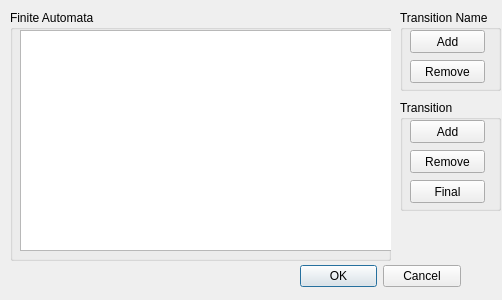
<?xml version="1.0" encoding="UTF-8"?>
<ui version="4.0">
 <class>NewFA</class>
 <widget class="QDialog" name="NewFA">
  <property name="geometry">
   <rect>
    <x>0</x>
    <y>0</y>
    <width>502</width>
    <height>300</height>
   </rect>
  </property>
  <property name="windowTitle">
   <string>Dialog</string>
  </property>
  <widget class="QDialogButtonBox" name="buttonBox">
   <property name="geometry">
    <rect>
     <x>300</x>
     <y>260</y>
     <width>161</width>
     <height>32</height>
    </rect>
   </property>
   <property name="orientation">
    <enum>Qt::Horizontal</enum>
   </property>
   <property name="standardButtons">
    <set>QDialogButtonBox::Cancel|QDialogButtonBox::Ok</set>
   </property>
  </widget>
  <widget class="QGroupBox" name="groupBox">
   <property name="geometry">
    <rect>
     <x>10</x>
     <y>10</y>
     <width>381</width>
     <height>251</height>
    </rect>
   </property>
   <property name="title">
    <string>Finite Automata</string>
   </property>
   <widget class="QTableView" name="table_fa">
    <property name="geometry">
     <rect>
      <x>10</x>
      <y>20</y>
      <width>381</width>
      <height>221</height>
     </rect>
    </property>
    <attribute name="horizontalHeaderDefaultSectionSize">
     <number>0</number>
    </attribute>
    <attribute name="horizontalHeaderMinimumSectionSize">
     <number>50</number>
    </attribute>
    <attribute name="verticalHeaderDefaultSectionSize">
     <number>0</number>
    </attribute>
   </widget>
  </widget>
  <widget class="QGroupBox" name="gr_box_trans">
   <property name="geometry">
    <rect>
     <x>400</x>
     <y>100</y>
     <width>101</width>
     <height>111</height>
    </rect>
   </property>
   <property name="title">
    <string>Transition</string>
   </property>
   <widget class="QPushButton" name="btn_add_trans">
    <property name="geometry">
     <rect>
      <x>10</x>
      <y>20</y>
      <width>75</width>
      <height>23</height>
     </rect>
    </property>
    <property name="text">
     <string>Add</string>
    </property>
   </widget>
   <widget class="QPushButton" name="btn_rem_trans">
    <property name="geometry">
     <rect>
      <x>10</x>
      <y>50</y>
      <width>75</width>
      <height>23</height>
     </rect>
    </property>
    <property name="text">
     <string>Remove</string>
    </property>
   </widget>
   <widget class="QPushButton" name="btn_set_final">
    <property name="geometry">
     <rect>
      <x>10</x>
      <y>80</y>
      <width>75</width>
      <height>23</height>
     </rect>
    </property>
    <property name="text">
     <string>Final</string>
    </property>
   </widget>
  </widget>
  <widget class="QGroupBox" name="gr_box_trans_name">
   <property name="geometry">
    <rect>
     <x>400</x>
     <y>10</y>
     <width>101</width>
     <height>81</height>
    </rect>
   </property>
   <property name="title">
    <string>Transition Name</string>
   </property>
   <widget class="QPushButton" name="btn_add_trans_name">
    <property name="geometry">
     <rect>
      <x>10</x>
      <y>20</y>
      <width>75</width>
      <height>23</height>
     </rect>
    </property>
    <property name="text">
     <string>Add</string>
    </property>
   </widget>
   <widget class="QPushButton" name="btn_rem_trans_name">
    <property name="geometry">
     <rect>
      <x>10</x>
      <y>50</y>
      <width>75</width>
      <height>23</height>
     </rect>
    </property>
    <property name="text">
     <string>Remove</string>
    </property>
   </widget>
  </widget>
 </widget>
 <resources/>
 <connections>
  <connection>
   <sender>buttonBox</sender>
   <signal>accepted()</signal>
   <receiver>NewFA</receiver>
   <slot>accept()</slot>
   <hints>
    <hint type="sourcelabel">
     <x>248</x>
     <y>254</y>
    </hint>
    <hint type="destinationlabel">
     <x>157</x>
     <y>274</y>
    </hint>
   </hints>
  </connection>
  <connection>
   <sender>buttonBox</sender>
   <signal>rejected()</signal>
   <receiver>NewFA</receiver>
   <slot>reject()</slot>
   <hints>
    <hint type="sourcelabel">
     <x>316</x>
     <y>260</y>
    </hint>
    <hint type="destinationlabel">
     <x>286</x>
     <y>274</y>
    </hint>
   </hints>
  </connection>
 </connections>
</ui>
